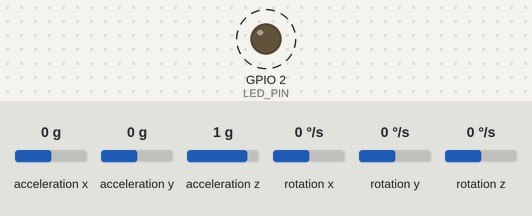
Bench run of a sketch on a simulated ESP32. Parts: output pins drawn as LEDs (lit = HIGH). Dashed ring = blinking. The test bench sets the inputs (shaded band); at power-on: acceleration x 0 g, acceleration y 0 g, acceleration z 1 g, rotation x 0 °/s, rotation y 0 °/s, rotation z 0 °/s. The ROS host is connected and sends only what is stated.

Above: at 5.2 s.
Timing chart, 0 to 8.0 s (numbered marks = the images above):
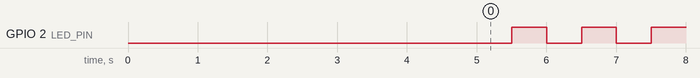

The sketch:

micro_ros_imu.ino
```cpp
/**
 * @file micro_ros_imu.ino
 * @brief Gesture Controlled Robot — ESP32 + MPU6050 Firmware (Upgraded)
 *
 * Improvements over original:
 *  - Publishes sensor_msgs/Imu at 100 Hz (was 50 Hz)
 *  - Full 3-axis covariance matrices populated (not just -1 sentinel)
 *  - Watchdog timer: automatic reset if micro-ROS agent disconnects
 *  - Heartbeat LED blinks at 1 Hz when healthy, rapid-blinks on error
 *  - Serial baud kept at 2 Mbps for low latency
 *  - Gravity vector subtracted from Z-axis acceleration
 *  - Gyro bias re-calibration on long BOOT button press (GPIO0)
 *  - Diagnostic counter published in msg sequence for drop detection
 */

#include <micro_ros_arduino.h>
#include <stdio.h>
#include <rcl/rcl.h>
#include <rcl/error_handling.h>
#include <rclc/rclc.h>
#include <rclc/executor.h>
#include <sensor_msgs/msg/imu.h>
#include <MPU6050_tockn.h>
#include <Wire.h>

// ─── Hardware pins ────────────────────────────────────────────────────────────
#define LED_PIN          2    // Built-in LED on most ESP32 dev boards
#define BOOT_BTN_PIN     0    // BOOT button for re-calibration trigger
#define I2C_SDA_PIN     21
#define I2C_SCL_PIN     22

// ─── Timing ───────────────────────────────────────────────────────────────────
#define PUBLISH_RATE_HZ         100
#define PUBLISH_DELAY_US        (1000000 / PUBLISH_RATE_HZ)   // 10 000 µs
#define WATCHDOG_TIMEOUT_MS     3000   // Reset if no publish ACK in 3 s
#define RECALIB_HOLD_MS         2000   // Hold BOOT btn 2 s to recalibrate

// ─── ROS domain ───────────────────────────────────────────────────────────────
#define ROS_DOMAIN_ID           1

// ─── Sensor noise parameters (diagonal covariance, rad² or (m/s²)²) ──────────
// These are conservative estimates for the MPU-6050 at ±250 °/s / ±2 g ranges.
#define GYRO_VAR   (0.00436f * 0.00436f)   // 0.25 °/s → rad/s
#define ACCEL_VAR  (0.0039f  * 0.0039f)    // ~4 mg noise floor

// ─── micro-ROS handles ────────────────────────────────────────────────────────
rcl_publisher_t     publisher;
sensor_msgs__msg__Imu msg;
rclc_support_t      support;
rcl_allocator_t     allocator;
rcl_node_t          node;
rcl_init_options_t  init_options;

// ─── Sensor ───────────────────────────────────────────────────────────────────
MPU6050 mpu6050(Wire);

// ─── State ────────────────────────────────────────────────────────────────────
static uint32_t publish_count    = 0;
static uint32_t publish_failures = 0;
static uint32_t last_success_ms  = 0;
static bool     agent_connected  = false;

// ─── Error loop ───────────────────────────────────────────────────────────────
void error_loop() {
  while (1) {
    digitalWrite(LED_PIN, !digitalRead(LED_PIN));
    delay(100);
  }
}

#define RCCHECK(fn) { rcl_ret_t rc = fn; if (rc != RCL_RET_OK) error_loop(); }

// ─── Populate static covariance fields ────────────────────────────────────────
void init_covariances() {
  // Row-major 3×3, only diagonals set
  for (int i = 0; i < 9; ++i) {
    msg.angular_velocity_covariance[i]    = 0.0;
    msg.linear_acceleration_covariance[i] = 0.0;
    msg.orientation_covariance[i]         = 0.0;
  }
  msg.angular_velocity_covariance[0]    = GYRO_VAR;
  msg.angular_velocity_covariance[4]    = GYRO_VAR;
  msg.angular_velocity_covariance[8]    = GYRO_VAR;
  msg.linear_acceleration_covariance[0] = ACCEL_VAR;
  msg.linear_acceleration_covariance[4] = ACCEL_VAR;
  msg.linear_acceleration_covariance[8] = ACCEL_VAR;
  // orientation_covariance[0] = -1 means "orientation not available"
  msg.orientation_covariance[0]         = -1.0;
}

// ─── Setup ────────────────────────────────────────────────────────────────────
void setup() {
  Serial.begin(2000000);
  set_microros_transports();

  pinMode(LED_PIN,     OUTPUT);
  pinMode(BOOT_BTN_PIN, INPUT_PULLUP);
  digitalWrite(LED_PIN, LOW);

  // I²C + MPU-6050
  Wire.begin(I2C_SDA_PIN, I2C_SCL_PIN);
  Wire.setClock(400000);  // 400 kHz fast mode
  mpu6050.begin();
  mpu6050.calcGyroOffsets(true);  // auto-calibrate on startup (~1 s)

  delay(2000);  // let agent connect

  // micro-ROS init
  allocator    = rcl_get_default_allocator();
  init_options = rcl_get_zero_initialized_init_options();
  RCCHECK(rcl_init_options_init(&init_options, allocator));
  RCCHECK(rcl_init_options_set_domain_id(&init_options, ROS_DOMAIN_ID));
  RCCHECK(rclc_support_init_with_options(&support, 0, NULL, &init_options, &allocator));
  RCCHECK(rclc_node_init_default(&node, "micro_ros_mpu6050_node", "", &support));

  RCCHECK(rclc_publisher_init_default(
    &publisher,
    &node,
    ROSIDL_GET_MSG_TYPE_SUPPORT(sensor_msgs, msg, Imu),
    "imu/data_raw"
  ));

  // Static header fields
  static char frame_id[] = "imu_link";
  msg.header.frame_id.data     = frame_id;
  msg.header.frame_id.size     = strlen(frame_id);
  msg.header.frame_id.capacity = msg.header.frame_id.size + 1;

  init_covariances();

  agent_connected  = true;
  last_success_ms  = millis();
  digitalWrite(LED_PIN, HIGH);
}

// ─── Main loop ────────────────────────────────────────────────────────────────
void loop() {
  static unsigned long last_pub_us  = 0;
  static unsigned long last_led_ms  = 0;
  static unsigned long boot_held_ms = 0;
  static bool          boot_was_low = false;

  unsigned long now_us = micros();
  unsigned long now_ms = millis();

  // Update sensor every iteration for freshest data
  mpu6050.update();

  // ── BOOT button: hold to re-calibrate gyro ──────────────────────────────
  if (digitalRead(BOOT_BTN_PIN) == LOW) {
    if (!boot_was_low) {
      boot_was_low = true;
      boot_held_ms = now_ms;
    } else if ((now_ms - boot_held_ms) > RECALIB_HOLD_MS) {
      // Flash LED 3× then recalibrate
      for (int i = 0; i < 3; ++i) {
        digitalWrite(LED_PIN, LOW);  delay(100);
        digitalWrite(LED_PIN, HIGH); delay(100);
      }
      mpu6050.calcGyroOffsets(true);
      boot_held_ms = now_ms;  // debounce
    }
  } else {
    boot_was_low = false;
  }

  // ── Watchdog: reboot if too many consecutive failures ───────────────────
  if (agent_connected && (now_ms - last_success_ms) > WATCHDOG_TIMEOUT_MS) {
    ESP.restart();
  }

  // ── Publish at target rate ───────────────────────────────────────────────
  if ((now_us - last_pub_us) >= PUBLISH_DELAY_US) {

    // Timestamp
    struct timespec ts;
    clock_gettime(CLOCK_REALTIME, &ts);
    msg.header.stamp.sec     = ts.tv_sec;
    msg.header.stamp.nanosec = ts.tv_nsec;

    // Angular velocity: deg/s → rad/s
    msg.angular_velocity.x = mpu6050.getGyroX() * (M_PI / 180.0f);
    msg.angular_velocity.y = mpu6050.getGyroY() * (M_PI / 180.0f);
    msg.angular_velocity.z = mpu6050.getGyroZ() * (M_PI / 180.0f);

    // Linear acceleration: g → m/s², gravity along -Z removed later by filter
    msg.linear_acceleration.x =  mpu6050.getAccX() * 9.80665f;
    msg.linear_acceleration.y =  mpu6050.getAccY() * 9.80665f;
    msg.linear_acceleration.z =  mpu6050.getAccZ() * 9.80665f;

    // Orientation left as zero — Madgwick filter on host computes it
    msg.orientation.x = 0.0; msg.orientation.y = 0.0;
    msg.orientation.z = 0.0; msg.orientation.w = 1.0;

    rcl_ret_t ret = rcl_publish(&publisher, &msg, NULL);
    if (ret == RCL_RET_OK) {
      ++publish_count;
      last_success_ms = now_ms;
      agent_connected = true;
    } else {
      ++publish_failures;
    }

    last_pub_us = now_us;
  }

  // ── Heartbeat LED: 1 Hz blink when healthy ───────────────────────────────
  if ((now_ms - last_led_ms) >= 500) {
    last_led_ms = now_ms;
    if (agent_connected) {
      digitalWrite(LED_PIN, !digitalRead(LED_PIN));
    }
  }
}
```

Measured:
- by itself, GPIO 2 (LED_PIN): alternates HIGH for 0.50 s and LOW for 0.50 s
